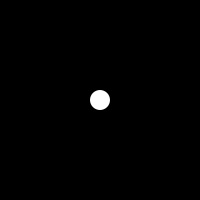
Frame 1 (no input)
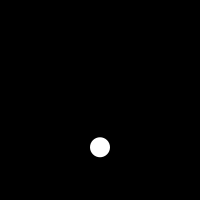
Frame 60 (the mouse pressed at the canvas centre just before this capture)
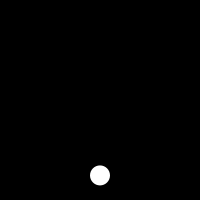
Frame 120 (the mouse held since frame 60 and released just before this capture)

The Processing sketch that drew these frames (run headless with seeded random() and noise(); from frame 60 on, the mouse is pressed at the canvas centre):

// Processing sketch: exo13_5
// ── exo13_5.pde
Balle balon;

void setup() {
  size(200, 200);
  balon = new Balle(width/2, height/2, 10, 255, 0.8);
}

void draw() {
  background(0);
  balon.dessiner(); // 1.
  balon.bouger();   // 2.
  balon.rebondir(); // 3.
}

// ── Balle.pde
float gravite = 0.1;

class Balle {
  float x, y;
  float rayon;
  color couleur;
  float elasticite;
  float vitesse;

  Balle(float x, float y, float rayon, color couleur, float elasticite) {
    this.x = x;
    this.y = y;
    this.rayon = rayon;
    this.couleur = couleur;
    this.elasticite = elasticite;
    vitesse = 0;
  }

  void dessiner() {
    noStroke();
    fill(couleur);
    ellipseMode(RADIUS);
    ellipse(x, y, rayon, rayon);
  }

  void bouger() {
    y += vitesse;
    vitesse += gravite;
  }

  void rebondir() {
    if (y > height - rayon) {
      vitesse *= - elasticite;
    }
  }
}
